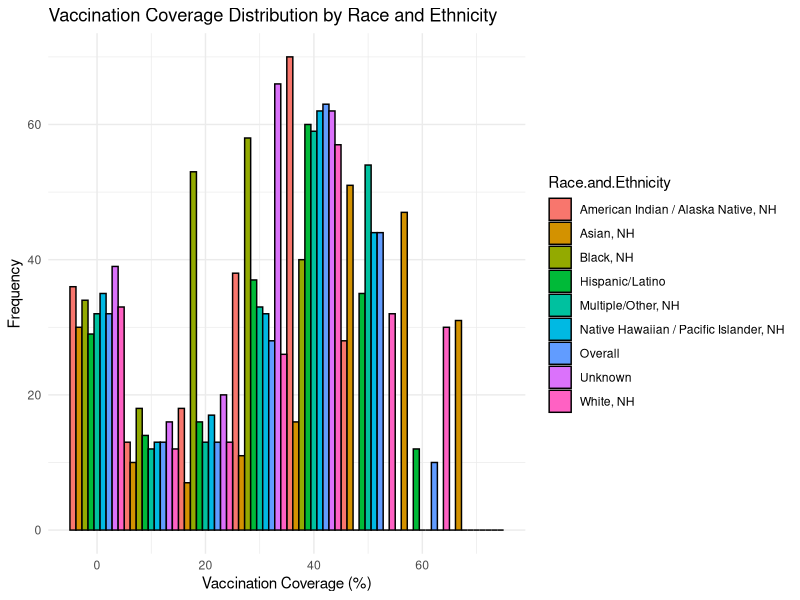
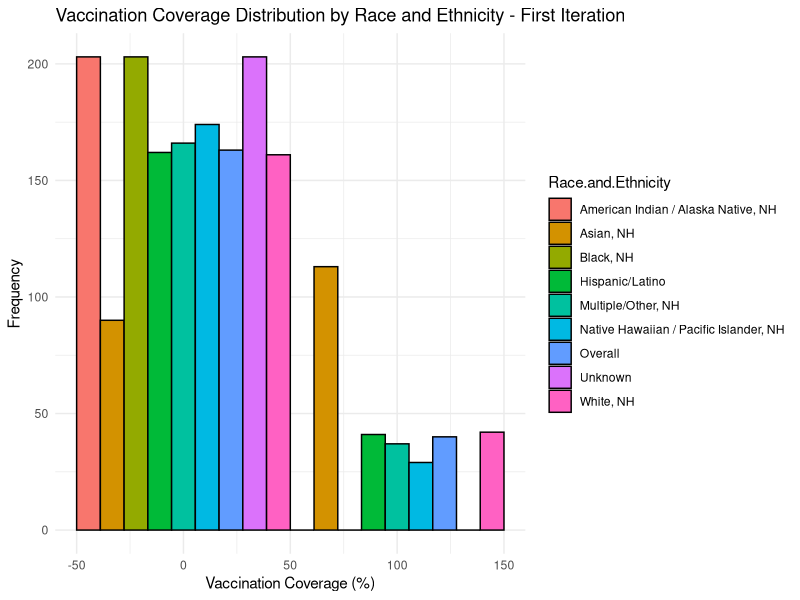
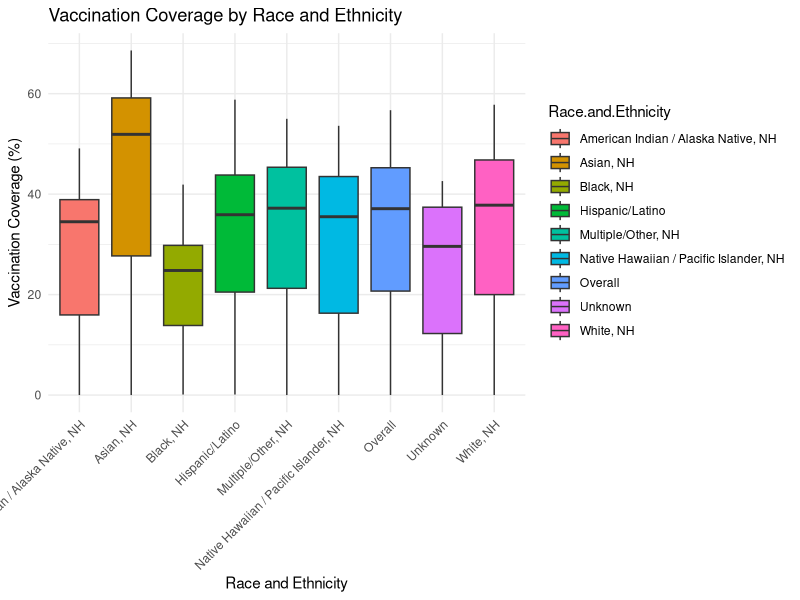
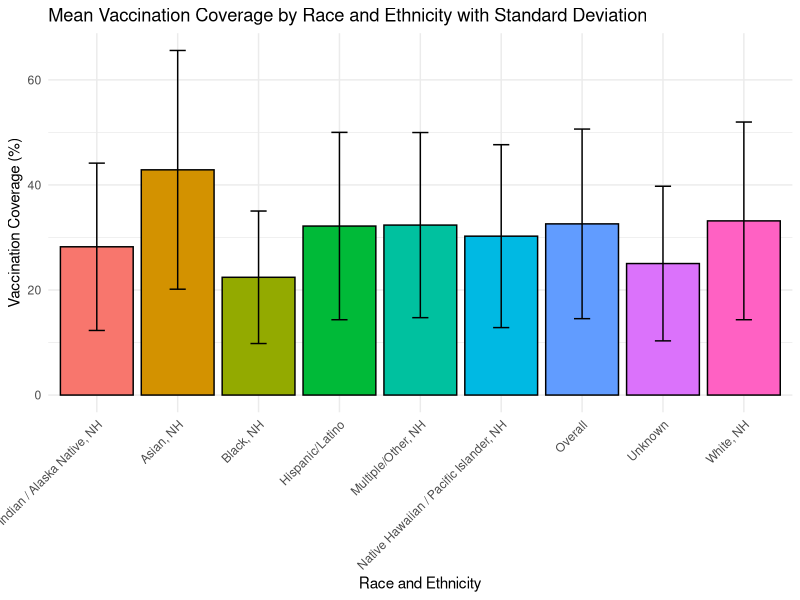
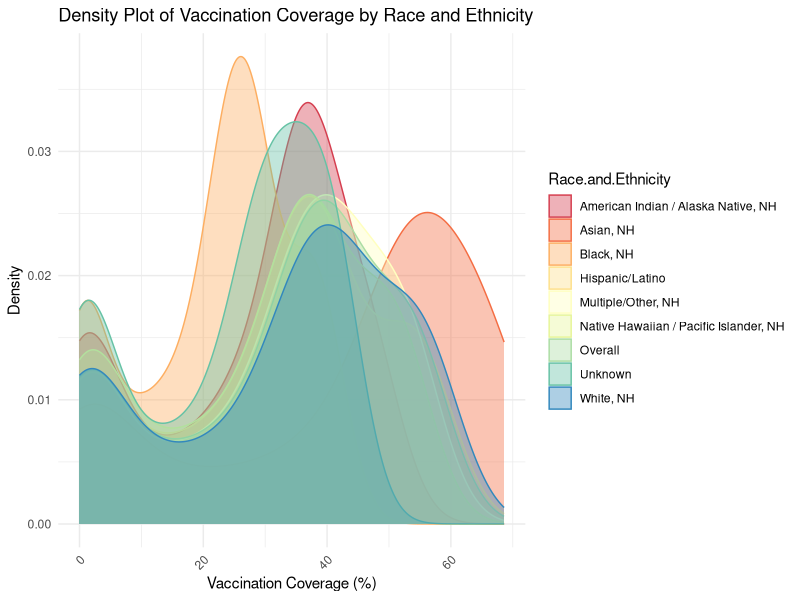

R code for these plots, in order:
## ---- chunk 1
# Install the 'here' package 
# Set CRAN mirror globally
options(repos = c(CRAN = "https://cloud.r-project.org/"))
install.packages("here")

# Load necessary libraries
library(ggplot2)
library(dplyr)
library(here)  # Load the 'here' package

# Load the dataset using here::here() for the file path
data <- read.csv(here("cdcdata-exercise", "Weekly_Influenza_Vaccination_Coverage_Among_Pregnant_Women_18-49_Years__by_Race_and_Ethnicity_20250205.csv"))
## ---- chunk 2
# Visualize vaccination coverage by race and ethnicity
barplot1iteration = ggplot(data, aes(x = Percent, fill = Race.and.Ethnicity)) + 
    geom_histogram(binwidth = 100, color = "black", position = "dodge") +
    labs(title = "Vaccination Coverage Distribution by Race and Ethnicity - First Iteration",
         x = "Vaccination Coverage (%)",
         y = "Frequency") +
    theme_minimal()

# Save first iteration of barplot
figure_file = here("cdcdata-exercise","cdcdata-exercise-tables-graphs","barplot-coverage-by-race-first-iteration.png")
ggsave(filename = figure_file, plot=barplot1iteration)

# Print  first iteration of barplot
print("barplot-coverage-by-race-first-iteration.png")
## ---- chunk 3
# There is negative vaccination coverage (like -50%) appearing on histogram which doesn’t make sense in context. 
# Check for any negative values in the Percent column
negative_values <- data %>% filter(Percent < 0)
print(negative_values)

# Visualize vaccination coverage by race and ethnicity with updated BINS
ggplot(data, aes(x = Percent, fill = Race.and.Ethnicity)) + 
    geom_histogram(binwidth = 10, color = "black", position = "dodge") +
    labs(title = "Vaccination Coverage Distribution by Race and Ethnicity",
         x = "Vaccination Coverage (%)",
         y = "Frequency") +
    theme_minimal()
## ---- chunk 4
#### ------- Making the Distributions ----- ###

# Summarize vaccination coverage by race and ethnicity
data_summary <- data %>%
    group_by(Race.and.Ethnicity) %>%
    summarize(avg_vaccination_coverage = mean(Percent, na.rm = TRUE))

# View the summary data
print(data_summary)

# Boxplot of vaccination coverage by race and ethnicity
bloxplot1 = ggplot(data, aes(x = Race.and.Ethnicity, y = Percent, fill = Race.and.Ethnicity)) + 
    geom_boxplot() + 
    labs(title = "Vaccination Coverage by Race and Ethnicity",
         x = "Race and Ethnicity",
         y = "Vaccination Coverage (%)") +
    theme_minimal() +
    theme(axis.text.x = element_text(angle = 45, hjust = 1))  # Rotate x labels for better readability +
theme(
    panel.background = element_rect(fill = "white"),  # White background for the plot panel
    plot.background = element_rect(fill = "white")    # White background for the overall plot
)


#Save bloxplot1 
figure_file = here("cdcdata-exercise","cdcdata-exercise-tables-graphs","bloxplot-coverage-by-race.png")
ggsave(filename = figure_file, plot=bloxplot1)
## ---- chunk 5
# Summarize the data by Race and Ethnicity to calculate the mean and standard deviation
data_summary <- data %>%
    group_by(Race.and.Ethnicity) %>%
    summarize(
        avg_vaccination_coverage = mean(Percent, na.rm = TRUE),
        sd_vaccination_coverage = sd(Percent, na.rm = TRUE)
    )

# View the summary data
print(data_summary)

## ---- chunk 6
# Load necessary libraries
library(ggplot2)

# Create a bar plot showing the mean vaccination coverage with standard deviation as error bars
barplot1 = ggplot(data_summary, aes(x = Race.and.Ethnicity, y = avg_vaccination_coverage, fill = Race.and.Ethnicity)) +
    geom_bar(stat = "identity", color = "black", show.legend = FALSE) +  # Bar plot
    geom_errorbar(aes(ymin = avg_vaccination_coverage - sd_vaccination_coverage, 
                      ymax = avg_vaccination_coverage + sd_vaccination_coverage), 
                  width = 0.2) +  # Add error bars for SD
    labs(title = "Mean Vaccination Coverage by Race and Ethnicity with Standard Deviation",
         x = "Race and Ethnicity",
         y = "Vaccination Coverage (%)") +
    theme_minimal() +
    theme(axis.text.x = element_text(angle = 45, hjust = 1))  # Rotate x-axis labels for readability

#Save barplot1 showing the mean vaccination coverage with sd error bars
figure_file = here("cdcdata-exercise","cdcdata-exercise-tables-graphs","barplot-meanwithsd-by-race.png")
ggsave(filename = figure_file, plot=barplot1)
## ---- chunk 7
#### To visualize the distribution of vaccination coverage (like a bell curve or a smooth curve) for each race/ethnicity group
# Load necessary libraries
library(ggplot2)
library(dplyr)

# Create a density plot for vaccination coverage by race/ethnicity
densityplot1 = ggplot(data, aes(x = Percent, fill = Race.and.Ethnicity, color = Race.and.Ethnicity)) +
    geom_density(alpha = 0.4) +  # alpha for transparency
    labs(title = "Density Plot of Vaccination Coverage by Race and Ethnicity",
         x = "Vaccination Coverage (%)",
         y = "Density") +
    theme_minimal() +
    theme(axis.text.x = element_text(angle = 45, hjust = 1)) +  # Rotate x labels for readability
    scale_fill_brewer(palette = "Spectral") +  # Custom color palette
    scale_color_brewer(palette = "Spectral")  # Custom color palette for lines

#Save density plot for vaccination coverage by race/ethnicity
figure_file = here("cdcdata-exercise","cdcdata-exercise-tables-graphs","density-plot-vaxcov-by-race.png")
ggsave(filename = figure_file, plot=densityplot1)
